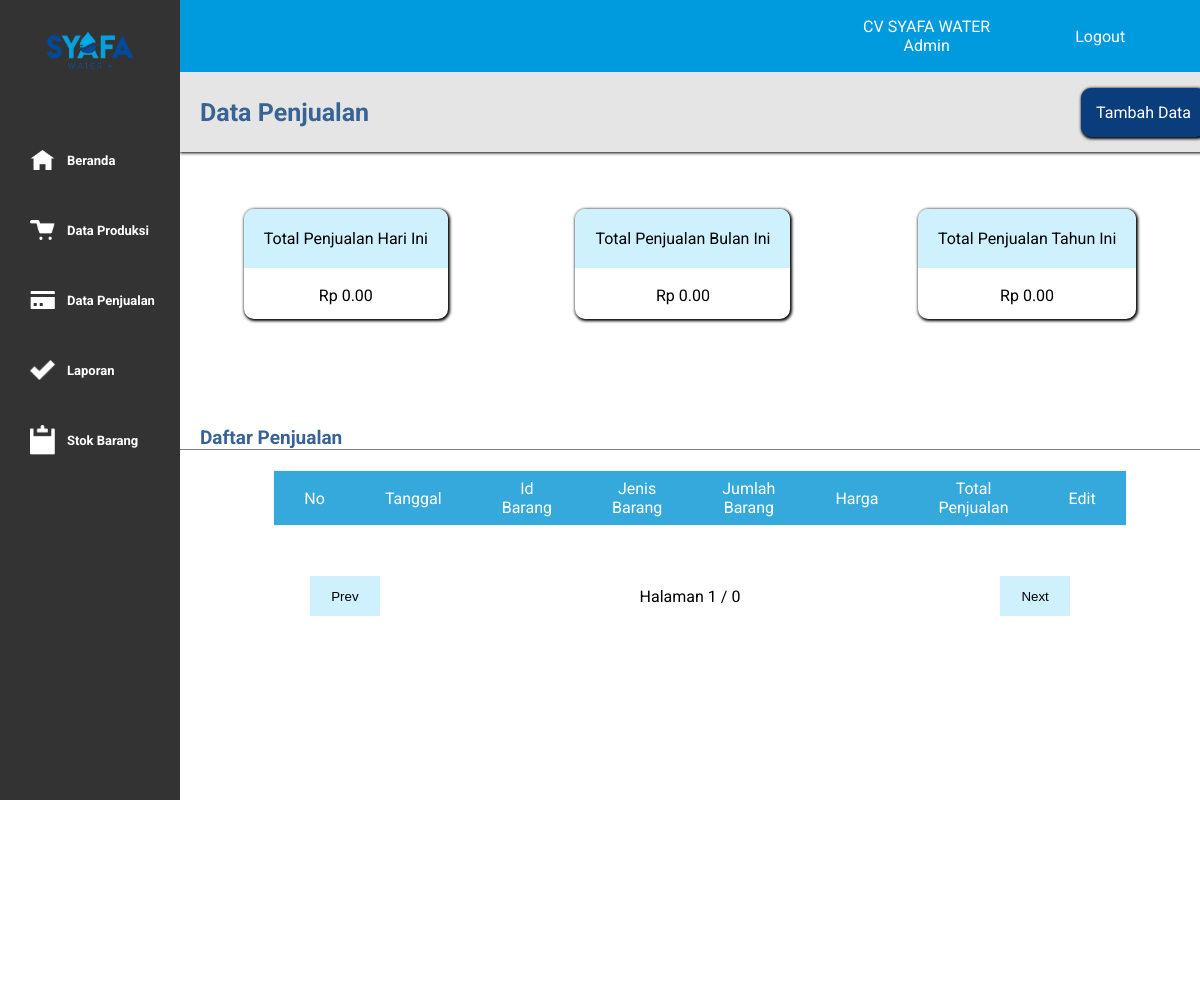
/data_penjualan.php, run on an earlier commit of the app's database.
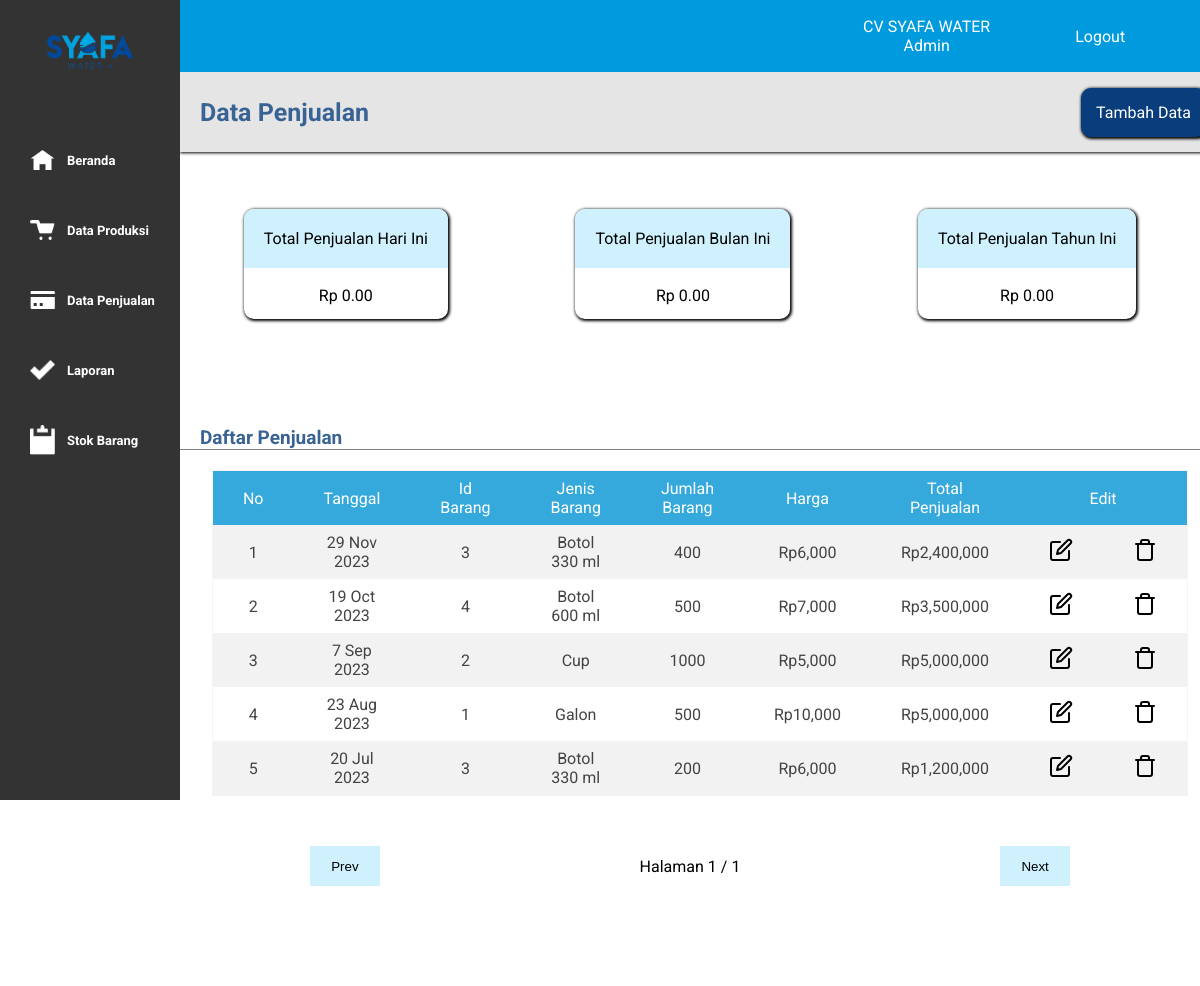
And on a later commit of the database.
### tables this page shows
CREATE TABLE `data_penjualan` (
  `id_jual` int(11) NOT NULL,
  `id_barang` int(11) DEFAULT NULL,
  `tanggal_jual` date NOT NULL,
  `nama_barang` varchar(255) DEFAULT NULL,
  `jumlah_jual` int(11) DEFAULT NULL,
  `harga_jual` int(11) DEFAULT NULL
);

### data_penjualan.php (the view, shortened to what this page needs)
<?php
$conn = mysqli_connect("localhost", "root", "", "admin_syafa");
$result = mysqli_query($conn, "SELECT * FROM data_penjualan");
?>
<!DOCTYPE html>
<html lang="en">
<head>
    <link rel="stylesheet" href="style.css">
</head>
<body>
    <div class="container">
        <div class="side">
            <div class="head-logo">
                <img src="icon.png" alt="" width=100px>
            </div>
            <ul>
                <li><img src="icon/🦆 icon _home_.png" alt=""><a href="beranda.php">Beranda</a></li>
                <li><img src="icon/🦆 icon _cart_.png" alt=""><a href="data_produksi.php">Data Produksi</a></li>
                <li><img src="icon/🦆 icon _credit card_.png" alt=""><a href="data_penjualan.php">Data Penjualan</a></li>
                <li><img src="icon/Vector.png" alt=""><a href="laporan.php">Laporan</a></li>
                <li><img src="icon/🦆 icon _clipboard_.png" alt=""><a href="stok.php">Stok Barang</a></li>
            </ul>
        </div>
        <div class="main">
            <div class="head">
                <div class="profil">
                    <p>CV SYAFA WATER</p>
                    <p>Admin</p>
                </div>
                <div class="tombol">
                    <a href="login.php">Logout</a>
                </div>
            </div>
            <div class="content">
                <div class="first">
                    <div class="left">
                        <p>Data Penjualan</p>
                    </div>
                    <div class="right">
                        <div class="tombol">
                            <a href="tambah_jual.php">Tambah Data</a>
                        </div>
                    </div>
                </div>
                <div class="ringkasan">
                    <div class="hari" id="sum">
                        <div class="judul">
                            <p>Total Penjualan Hari Ini</p>
                        </div>
                        <div class="isi">
                            <?php
                            $host = 'localhost';
                            $user = 'root';
                            $pass = '';
                            $dbname = 'admin_syafa';
                            $koneksi = new mysqli($host, $user, $pass, $dbname);
                            $tanggal_hari_ini = date("Y-m-d");
                            $query = "SELECT SUM(harga_jual*jumlah_jual) AS total_pemasukkan FROM data_penjualan WHERE tanggal_jual = '$tanggal_hari_ini'";
                            $result = $koneksi->query($query);
                            if ($result->num_rows == 1) {
                                $row = $result->fetch_assoc();
                                $total_pemasukkan = $row['total_pemasukkan'];
                                echo "Rp " . number_format($total_pemasukkan, 2);
                            } else {
                                echo "Belum ada pemasukkan hari ini.";
                            }
                            ?>
                        </div>
                    </div>
                    <div class="bulan" id="sum">
                        <div class="judul">
                            <p>Total Penjualan Bulan Ini</p>
                        </div>
                        <div class="isi">
                            <?php
                            $host = 'localhost';
                            $user = 'root';
                            $pass = '';
                            $dbname = 'admin_syafa';
                            $koneksi = new mysqli($host, $user, $pass, $dbname);
                            $tahun_bulan_ini = date("Y-m");
                            $query = "SELECT SUM(harga_jual*jumlah_jual) AS total_pemasukkan FROM data_penjualan WHERE DATE_FORMAT(tanggal_jual, '%Y-%m') = '$tahun_bulan_ini'";
                            $result = $koneksi->query($query);
                            if ($result->num_rows == 1) {
                                $row = $result->fetch_assoc();
                                $total_pemasukkan = $row['total_pemasukkan'];
                                echo "Rp " . number_format($total_pemasukkan, 2);
                            } else {
                                echo "Belum ada pemasukkan dalam bulan ini.";
                            }
                            ?>
                        </div>
                    </div>
                    <div class="tahun" id="sum">
                        <div class="judul">
                            <p>Total Penjualan Tahun Ini</p>
                        </div>
                        <div class="isi">
                            <?php
                            $host = 'localhost';
                            $user = 'root';
                            $pass = '';
                            $dbname = 'admin_syafa';
                            $koneksi = new mysqli($host, $user, $pass, $dbname);
                            $tahun_bulan_ini = date("Y");
                            $query = "SELECT SUM(harga_jual*jumlah_jual) AS total_pemasukkan FROM data_penjualan WHERE DATE_FORMAT(tanggal_jual, '%Y') = '$tahun_bulan_ini'";
                            $result = $koneksi->query($query);
                            if ($result->num_rows == 1) {
                                $row = $result->fetch_assoc();
                                $total_pemasukkan = $row['total_pemasukkan'];
                                echo "Rp " . number_format($total_pemasukkan, 2);
                            } else {
                                echo "Belum ada pemasukkan dalam bulan ini.";
                            }
                            ?>
                        </div>
                    </div>
                </div>
                <div class="hasil">
                    <div class="daftar">
                        <p>Daftar Penjualan</p>
                    </div>
                    <?php
                    $koneksi = new mysqli('localhost', 'root', '', 'admin_syafa');
                    $itemsPerHalaman = 5;
                    $halamanSaatIni = isset($_GET['halaman']) ? $_GET['halaman'] : 1;
                    $offset = ($halamanSaatIni - 1) * $itemsPerHalaman;
                    $query = "SELECT * FROM data_penjualan ORDER BY tanggal_jual DESC LIMIT $itemsPerHalaman OFFSET $offset ";
                    $result = $koneksi->query($query);
                    $i = 1 + ($halamanSaatIni - 1) * $itemsPerHalaman;
                    ?>
                    <table>
                        <tr>
                            <th>No</th>
                            <th width='200px' ;>Tanggal</th>
                            <th>Id Barang</th>
                            <th>Jenis Barang</th>
                            <th>Jumlah Barang</th>
                            <th>Harga</th>
                            <th>Total Penjualan</th>
                            <th colspan="2">Edit</th>
                        </tr>
                        <?php
                        while ($row = $result->fetch_assoc()) {
                            echo "<tr>";
                            echo "<td>" . $i . "</td>";
                            $tanggal = date('j M Y', strtotime($row['tanggal_jual']));
                            echo "<td>" . $tanggal . "</td>";
                            echo "<td>" . $row['id_barang'] . "</td>";
                            echo "<td>" . $row['nama_barang'] . "</td>";
                            echo "<td>" . $row['jumlah_jual'] . "</td>";
                            echo "<td>" . "Rp".number_format($row['harga_jual']) . "</td>";
                            $total_pengeluaran =  "Rp".number_format($row['jumlah_jual'] * $row['harga_jual']);
                            echo "<td>" . $total_pengeluaran . "</td>";
                            echo "<td><a href='edit_data_jual.php?id_jual=" . $row['id_jual'] . "'><i data-feather='edit'></i></a></td>";
                            echo "<td><a href='proses_hapus_penjualan.php?id_jual=" . $row['id_jual'] . "'><i data-feather='trash'></i></a></td>";
                            echo "</tr>";
                            $i++;
                        }
                        echo "</table>";
                        ?>
                        <div id="pagination">
                            <?php
                            $queryTotalItems = "SELECT COUNT(*) as total FROM data_penjualan";
                            $resultTotalItems = $koneksi->query($queryTotalItems);
                            $totalItems = $resultTotalItems->fetch_assoc()['total'];
                            $totalHalaman = ceil($totalItems / $itemsPerHalaman);
                            ?>
                            <button onclick="prevPage(event)">Prev</button>
                            <div class="info-halaman">
                                Halaman <span id="currentPage"><?= $halamanSaatIni ?></span> / <?= $totalHalaman ?>
                            </div>
                            <button onclick="nextPage(event)">Next</button>
                        </div>
                </div>
            </div>
        </div>
    </div>
</body>
</html>

### style.css (style rules this page uses)
:root { --sidebar: #333; --tombol: #009bde; --default: #e5e5e5; --font: #093d7c; --judul: #cef1fd; --h2: #396394; }
* { margin: 0; padding: 0; }
body { overflow-x: hidden; }
.container { height: 100vh; }
body { font-family: "Roboto", sans-serif; }
.side { background-color: var(--sidebar); width: 15vw; height: 100vh; position: fixed; left: 0; z-index: 9999; }
.side ul li { list-style-type: none; padding-left: 20px; margin: 30px 0 30px 10px; height: 40px; border-radius: 10px; width: 80%; cursor: pointer; }
.side ul li { display: flex; align-items: center; }
.side ul li img { width: 25px; margin-right: 12px; }
.head-logo { display: flex; justify-content: center; margin-bottom: 40px; }
.side ul li a { display: flex; align-items: center; font-size: 13px; height: 100%; width: 100%; }
.side ul li a { color: white; text-decoration: none; font-weight: 700; }
.main { margin-bottom: 3rem; margin-left: 15vw; width: 100%; }
.container { display: flex; }
.container .head { display: flex; align-items: center; justify-content: flex-end; background-color: var(--tombol); width: 101%; height: 9vh; position: sticky; top: 0; z-index: 999; align-items: center; }
.container .head .profil { height: 100%; display: flex; flex-direction: column; align-items: center; justify-content: center; text-align: center; color: white; cursor: default; margin-right: 50px; }
.container .head .tombol { margin-right: 50px; display: flex; width: 100px; padding: 10px; justify-content: center; align-items: center; border-radius: 10px; }
.container .head .tombol a { color: white; text-decoration: none; }
.main .content .first { background-color: var(--default); display: flex; width: 101%; height: 10vh; box-shadow: 0 1px 3px 0; position: relative; align-items: center; margin-bottom: 40px; }
.content .first .left { color: var(--h2); font-weight: 700; font-size: 25px; display: flex; justify-content: center; align-items: center; position: relative; left: 20px; }
.content .first .right { float: right; position: relative; left: 61vw; display: flex; align-items: center; height: 70%; }
.right .tombol { padding: 15px; box-shadow: 1px 1px 3px 1px; border-radius: 10px; background-color: var(--font); }
.right .tombol a { color: white; text-decoration: none; }
.main .ringkasan { background-color: white; display: flex; justify-content: space-around; padding-top: 3vh; position: relative; top: -7px; }
.main .ringkasan .judul { background-color: var(--judul); padding: 20px; }
.main .ringkasan .isi { display: flex; justify-content: center; align-items: center; }
#sum .isi { display: flex; align-items: center; height: 50%; }
#sum .judul { border-top-left-radius: 10px; border-top-right-radius: 10px; }
#sum { box-shadow: 1px 1px 3px 1px; height: 110px; border-radius: 10px; }
.hasil .daftar { border-bottom: 1px solid grey; margin-bottom: 20px; font-weight: 700; color: var(--h2); }
.hasil .daftar p { margin-left: 20px; font-size: 19px; }
.hasil { background-color: white; position: relative; top: 100px; height: 70vh; }
.hasil table { color: #444; border-collapse: collapse; width: 80%; margin: auto; border: 1px solid #f2f5f7; position: relative; left: 10px; }
.hasil table tr th { background: #35a9db; color: #fff; font-weight: normal; }
.hasil table, th, td { padding: 8px 30px; text-align: center; }
.hasil table tr td a { color: black; }
.hasil table tr:nth-child(even) { background-color: #f2f2f2; }
#pagination { display: flex; justify-content: space-around; margin: 50px 0; align-items: center; }
#pagination button { width: 70px; height: 40px; background-color: var(--judul); border: none; cursor: pointer; }

What changed in the data, as far as the page shows it:
added data_penjualan: tanggal_jual "29 Nov 2023", id_barang "3", nama_barang "Botol 330 ml", jumlah_jual "400", harga_jual "6,000", total_pengeluaran "Rp2,400,000"
added data_penjualan: tanggal_jual "19 Oct 2023", id_barang "4", nama_barang "Botol 600 ml", jumlah_jual "500", harga_jual "7,000", total_pengeluaran "Rp3,500,000"
added data_penjualan: tanggal_jual "7 Sep 2023", id_barang "2", nama_barang "Cup", jumlah_jual "1000", harga_jual "5,000", total_pengeluaran "Rp5,000,000"
added data_penjualan: tanggal_jual "23 Aug 2023", id_barang "1", nama_barang "Galon", jumlah_jual "500", harga_jual "10,000", total_pengeluaran "Rp5,000,000"
added data_penjualan: tanggal_jual "20 Jul 2023", id_barang "3", nama_barang "Botol 330 ml", jumlah_jual "200", harga_jual "6,000", total_pengeluaran "Rp1,200,000"
Also different on the page:
$totalHalaman: "0" → "1"
